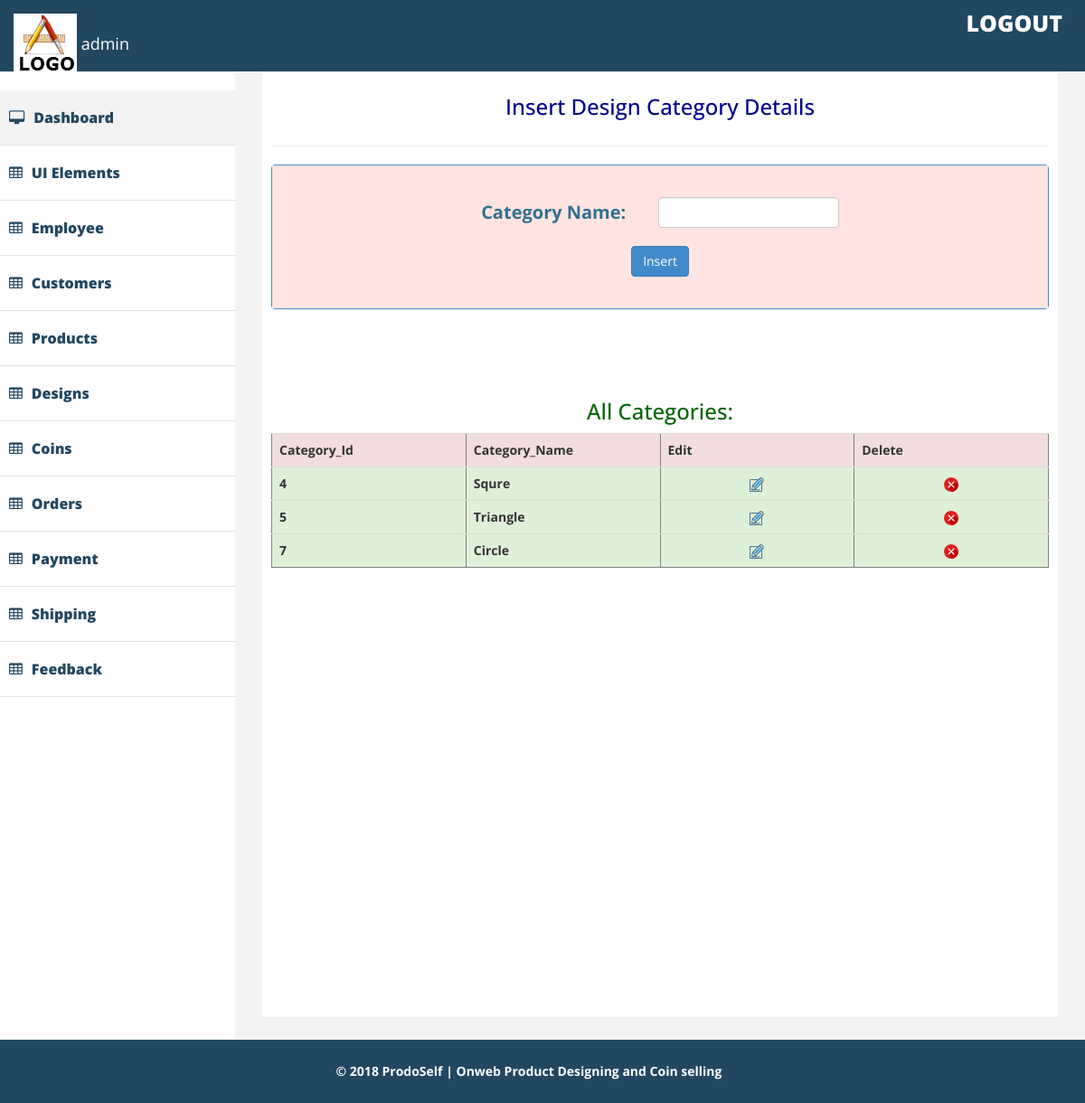
Page /admin/d_category_detail.php (signed in) on the committed database.
### tables this page shows
CREATE TABLE IF NOT EXISTS `design_category_table` (
  `Category_id` int(10) NOT NULL AUTO_INCREMENT,
  `Category_name` varchar(50) NOT NULL,
  PRIMARY KEY (`Category_id`)
);

### admin/d_category_detail.php (the view, shortened to what this page needs)
<?php
	include 'include/db.php';
?>
<!DOCTYPE html>
<html xmlns="http://www.w3.org/1999/xhtml">
<head>
    <link href="assets/css/bootstrap.css" rel="stylesheet" />
    <link href="assets/css/font-awesome.css" rel="stylesheet" />
    <link href="assets/css/custom.css" rel="stylesheet" />
</head>
<body>
       <div id="wrapper">
		<?php
				include_once 'include/header.php';
			?>
	 	<?php
				include_once 'include/slidebar.php';
			?>
        <div id="page-wrapper" >
            <div id="page-inner">
                <div class="row">
                    <div class="col-lg-12">
                   <center>
				   <h3 style="color:#00008B">Insert Design Category Details</h3>
				   </center>
                    </div>
                </div>
                  <hr />
                <div class="row">
                    <div class="col-lg-12 ">
                      <div class="panel panel-primary">
					  <div class="panel-body" style="background:#FFE4E1;">
<form action="d_category_add.php" method="post" enctype="multipart/form-data" style="padding: 10px;color:#31708f; font-size:20px;">
		<strong ><table align="center">
	<tr>
		<td>Category Name: &nbsp;&nbsp;</td>
		<td><input type="text" name="r1" required="" class="form-control" /></td>
	</tr>
  	<tr></strong>
		<td colspan="2" align="center"><input type="submit" name="submit" value="Insert" class="btn btn-primary" /></td>
</form>
						</div>
						</div>
                    </div>
                    </div>
 <br><br>
   <div class="row">
                    <div class="col-lg-12">
                   <center>
				   <h3 style="color:#006400">All Categories:</h3>
				   </center>
                    </div>
                </div>
<?php
$db=mysqli_query($con,"select *from design_category_table order by Category_id");
  ?>
 <div class="table-responsive">
<table border="1" align="center" class="table">
  <tr class="danger">
    <th>Category_Id</th>
    <th>Category_Name</th>
	<th>Edit</th>
	<th>Delete</th>
  </tr>
  <?php
  while($row=mysqli_fetch_array($db))
  {
  ?>
  <tr class="success">
    <td><?php echo $row["Category_id"];?></td>
	<td><?php echo $row["Category_name"];?></td>
		<td align="center"><a href='d_category_edit.php?x=<?php echo $row["Category_id"];?>'><img src="include/edit.png" /></a></td>
		<td align="center"><a href='d_category_delete.php?x=<?php echo $row["Category_id"];?>'><img src="include/delete.png" /></a></td>
  </tr>
  <?php
  }
   ?>
</table>
</div>
</div>
    </div>
            </div>
		<?php
				include_once 'include/footer.php';
			?>
</body>
</html>

### admin/assets/css/custom.css (style rules this page uses)
body { font-family: 'Open Sans', sans-serif; line-height:30px; }
#wrapper { width: 100%; margin-top:50px; }
#page-wrapper { padding: 15px 15px; min-height: 600px; background:#F3F3F3; }
#page-inner { width:100%; margin:10px 20px 10px 0px; background-color:#fff!important; padding:10px; min-height:1050px; }
@media (min-width:768px) { #page-wrapper { margin: 0 0 0 260px; padding: 15px 30px; min-height: 1050px; } }

### admin/d_category_detail.php (style rules this page uses)
td { padding:10px; }

### rows in the picture
design_category_table: Category_id "4", Category_name "Squre"
design_category_table: Category_id "5", Category_name "Triangle"
design_category_table: Category_id "7", Category_name "Circle"

### other values in the picture
$_SESSION['admin']['r1'] "admin"
